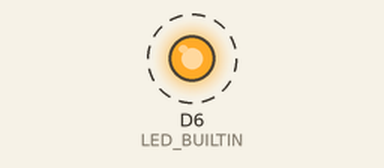
The sketch below on a simulated Arduino MKR. On the bench: output pins drawn as LEDs (lit = HIGH). Dashed ring = blinking. The local clock reads 2024-03-15 10:24:30 at power-on unless the sketch sets it; no radio packets arrive unless stated; pins used as bus, display or sensor lines are not drawn.

Above: at 0.08 s.
Timing chart, 0 to 3.0 s (numbered marks = the images above):
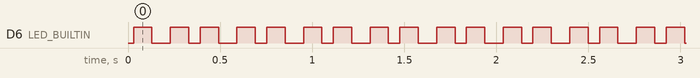

The sketch:

deep-sleep.ino
```cpp
#include <SPI.h>
#include <RH_RF95.h>
#include <RTCZero.h>

#define RFM95_CS 8
#define RFM95_RST 4
#define RFM95_INT 3

RH_RF95 rf95(RFM95_CS, RFM95_INT);
RTCZero rtc;

void alarmMatch() {
  // Interrupt handler for RTC alarm
}

void setup() {
  pinMode(LED_BUILTIN, OUTPUT);

  // Initialize Real-Time Clock
  rtc.begin();
  rtc.enableAlarm(rtc.MATCH_SS);
  rtc.attachInterrupt(alarmMatch);

  // Reset and initialize LoRa module
  pinMode(RFM95_RST, OUTPUT);
  digitalWrite(RFM95_RST, HIGH);
  delay(10);
  digitalWrite(RFM95_RST, LOW);
  delay(10);
  digitalWrite(RFM95_RST, HIGH);
  delay(10);

  if (!rf95.init()) {
    while (1);
  }

  rf95.setFrequency(868.1);
  rf95.setTxPower(8, false);
}

void loop() {
  // Double blink LED (100ms) to visualize wake-up
  digitalWrite(LED_BUILTIN, HIGH);
  delay(100);
  digitalWrite(LED_BUILTIN, LOW);
  delay(100);
  digitalWrite(LED_BUILTIN, HIGH);
  delay(100);
  digitalWrite(LED_BUILTIN, LOW);

  // Transmit data
  uint8_t data[] = "Deep Sleep Packet";
  rf95.send(data, sizeof(data));
  rf95.waitPacketSent();

  // Put radio to sleep
  rf95.sleep();

  // Set alarm for 5 seconds into the future and enter MCU standby
  rtc.setAlarmSeconds((rtc.getSeconds() + 5) % 60);
  rtc.standbyMode(); // Deep sleep until next alarm match
}
```

Measured:
- by itself, D6 (LED_BUILTIN): alternates HIGH for 0.10 s and LOW for 0.08 s
